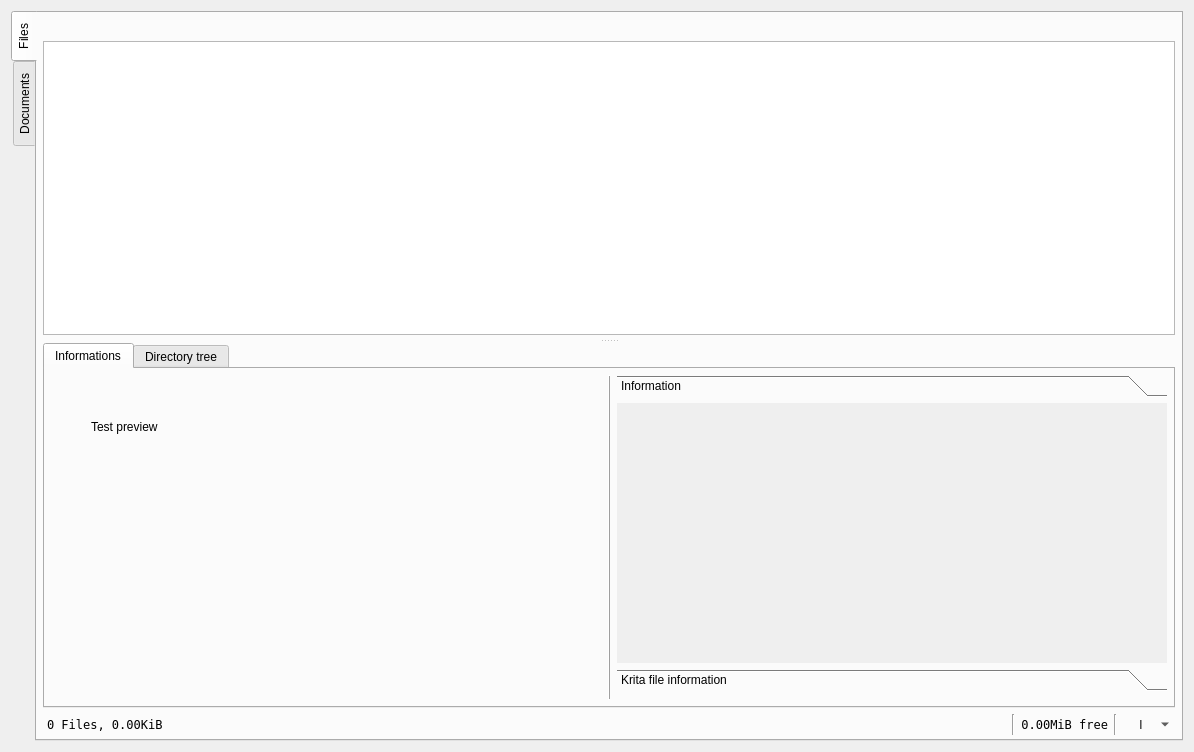
<?xml version="1.0" encoding="UTF-8"?>
<ui version="4.0">
 <class>Frame</class>
 <widget class="QFrame" name="Frame">
  <property name="geometry">
   <rect>
    <x>0</x>
    <y>0</y>
    <width>1194</width>
    <height>752</height>
   </rect>
  </property>
  <property name="windowTitle">
   <string>Frame</string>
  </property>
  <layout class="QVBoxLayout" name="verticalLayout_2">
   <item>
    <layout class="QVBoxLayout" name="verticalLayout">
     <item>
      <widget class="QTabWidget" name="tabMain">
       <property name="tabPosition">
        <enum>QTabWidget::West</enum>
       </property>
       <property name="currentIndex">
        <number>0</number>
       </property>
       <property name="movable">
        <bool>true</bool>
       </property>
       <widget class="QWidget" name="tabFiles">
        <attribute name="title">
         <string>Files</string>
        </attribute>
        <layout class="QVBoxLayout" name="verticalLayout_4">
         <property name="leftMargin">
          <number>2</number>
         </property>
         <property name="topMargin">
          <number>2</number>
         </property>
         <property name="rightMargin">
          <number>2</number>
         </property>
         <property name="bottomMargin">
          <number>2</number>
         </property>
         <item>
          <widget class="QWidget" name="wTop" native="true">
           <property name="sizePolicy">
            <sizepolicy hsizetype="Preferred" vsizetype="Preferred">
             <horstretch>0</horstretch>
             <verstretch>0</verstretch>
            </sizepolicy>
           </property>
           <property name="minimumSize">
            <size>
             <width>0</width>
             <height>20</height>
            </size>
           </property>
           <layout class="QVBoxLayout" name="verticalLayout_3">
            <property name="leftMargin">
             <number>6</number>
            </property>
            <property name="topMargin">
             <number>6</number>
            </property>
            <property name="rightMargin">
             <number>6</number>
            </property>
            <property name="bottomMargin">
             <number>0</number>
            </property>
            <item>
             <widget class="BCPathBar" name="framePathBar">
              <property name="sizePolicy">
               <sizepolicy hsizetype="Preferred" vsizetype="Preferred">
                <horstretch>0</horstretch>
                <verstretch>0</verstretch>
               </sizepolicy>
              </property>
              <property name="frameShape">
               <enum>QFrame::NoFrame</enum>
              </property>
              <property name="frameShadow">
               <enum>QFrame::Raised</enum>
              </property>
             </widget>
            </item>
           </layout>
          </widget>
         </item>
         <item>
          <widget class="QWidget" name="wMiddle" native="true">
           <property name="sizePolicy">
            <sizepolicy hsizetype="Preferred" vsizetype="MinimumExpanding">
             <horstretch>0</horstretch>
             <verstretch>0</verstretch>
            </sizepolicy>
           </property>
           <layout class="QHBoxLayout" name="horizontalLayout">
            <property name="leftMargin">
             <number>4</number>
            </property>
            <property name="topMargin">
             <number>0</number>
            </property>
            <property name="rightMargin">
             <number>4</number>
            </property>
            <property name="bottomMargin">
             <number>0</number>
            </property>
            <item>
             <widget class="QSplitter" name="splitterFiles">
              <property name="orientation">
               <enum>Qt::Vertical</enum>
              </property>
              <widget class="QStackedWidget" name="stackFiles">
               <property name="frameShape">
                <enum>QFrame::NoFrame</enum>
               </property>
               <property name="currentIndex">
                <number>0</number>
               </property>
               <widget class="QWidget" name="pageTvFiles">
                <layout class="QHBoxLayout" name="horizontalLayout_3">
                 <property name="leftMargin">
                  <number>0</number>
                 </property>
                 <property name="topMargin">
                  <number>0</number>
                 </property>
                 <property name="rightMargin">
                  <number>0</number>
                 </property>
                 <property name="bottomMargin">
                  <number>4</number>
                 </property>
                 <item>
                  <widget class="QTreeView" name="treeViewFiles">
                   <property name="alternatingRowColors">
                    <bool>true</bool>
                   </property>
                   <property name="selectionMode">
                    <enum>QAbstractItemView::MultiSelection</enum>
                   </property>
                   <property name="uniformRowHeights">
                    <bool>true</bool>
                   </property>
                   <property name="sortingEnabled">
                    <bool>true</bool>
                   </property>
                  </widget>
                 </item>
                </layout>
               </widget>
               <widget class="QWidget" name="pageLvThumbnails">
                <widget class="QLabel" name="label_5">
                 <property name="geometry">
                  <rect>
                   <x>40</x>
                   <y>50</y>
                   <width>89</width>
                   <height>24</height>
                  </rect>
                 </property>
                 <property name="text">
                  <string>Test thumb list</string>
                 </property>
                </widget>
               </widget>
              </widget>
              <widget class="QTabWidget" name="tabFilesDetails">
               <property name="tabShape">
                <enum>QTabWidget::Rounded</enum>
               </property>
               <property name="currentIndex">
                <number>0</number>
               </property>
               <property name="documentMode">
                <bool>false</bool>
               </property>
               <property name="movable">
                <bool>true</bool>
               </property>
               <widget class="QWidget" name="tabFilesDetailsInformations">
                <attribute name="title">
                 <string>Informations</string>
                </attribute>
                <layout class="QHBoxLayout" name="horizontalLayout_5">
                 <property name="leftMargin">
                  <number>6</number>
                 </property>
                 <property name="topMargin">
                  <number>6</number>
                 </property>
                 <property name="rightMargin">
                  <number>6</number>
                 </property>
                 <property name="bottomMargin">
                  <number>6</number>
                 </property>
                 <item>
                  <widget class="QFrame" name="frameFileInformation">
                   <property name="sizePolicy">
                    <sizepolicy hsizetype="Expanding" vsizetype="Expanding">
                     <horstretch>0</horstretch>
                     <verstretch>0</verstretch>
                    </sizepolicy>
                   </property>
                   <property name="frameShape">
                    <enum>QFrame::NoFrame</enum>
                   </property>
                   <property name="frameShadow">
                    <enum>QFrame::Raised</enum>
                   </property>
                   <widget class="QLabel" name="label_3">
                    <property name="geometry">
                     <rect>
                      <x>40</x>
                      <y>40</y>
                      <width>191</width>
                      <height>24</height>
                     </rect>
                    </property>
                    <property name="text">
                     <string>Test preview</string>
                    </property>
                   </widget>
                  </widget>
                 </item>
                 <item>
                  <widget class="Line" name="line_3">
                   <property name="frameShadow">
                    <enum>QFrame::Raised</enum>
                   </property>
                   <property name="lineWidth">
                    <number>1</number>
                   </property>
                   <property name="orientation">
                    <enum>Qt::Vertical</enum>
                   </property>
                  </widget>
                 </item>
                 <item>
                  <widget class="QWidget" name="widgetFilePreview" native="true">
                   <property name="sizePolicy">
                    <sizepolicy hsizetype="Expanding" vsizetype="Expanding">
                     <horstretch>0</horstretch>
                     <verstretch>0</verstretch>
                    </sizepolicy>
                   </property>
                   <layout class="QVBoxLayout" name="verticalLayout_5">
                    <property name="leftMargin">
                     <number>0</number>
                    </property>
                    <property name="topMargin">
                     <number>0</number>
                    </property>
                    <property name="rightMargin">
                     <number>0</number>
                    </property>
                    <item>
                     <widget class="QToolBox" name="toolBoxInfo">
                      <property name="frameShape">
                       <enum>QFrame::NoFrame</enum>
                      </property>
                      <property name="frameShadow">
                       <enum>QFrame::Plain</enum>
                      </property>
                      <property name="lineWidth">
                       <number>1</number>
                      </property>
                      <property name="midLineWidth">
                       <number>0</number>
                      </property>
                      <property name="currentIndex">
                       <number>0</number>
                      </property>
                      <widget class="QWidget" name="pageFileNfoGeneric">
                       <property name="geometry">
                        <rect>
                         <x>0</x>
                         <y>0</y>
                         <width>536</width>
                         <height>237</height>
                        </rect>
                       </property>
                       <attribute name="label">
                        <string>Information</string>
                       </attribute>
                      </widget>
                      <widget class="QWidget" name="pageFileNfoKra">
                       <property name="geometry">
                        <rect>
                         <x>0</x>
                         <y>0</y>
                         <width>536</width>
                         <height>199</height>
                        </rect>
                       </property>
                       <attribute name="label">
                        <string>Krita file information</string>
                       </attribute>
                      </widget>
                     </widget>
                    </item>
                   </layout>
                  </widget>
                 </item>
                </layout>
               </widget>
               <widget class="QWidget" name="tabFilesDetailsDirTree">
                <attribute name="title">
                 <string>Directory tree</string>
                </attribute>
                <layout class="QHBoxLayout" name="horizontalLayout_4">
                 <item>
                  <widget class="QTreeWidget" name="treewDirectoryTree">
                   <column>
                    <property name="text">
                     <string notr="true">1</string>
                    </property>
                   </column>
                  </widget>
                 </item>
                </layout>
               </widget>
              </widget>
             </widget>
            </item>
           </layout>
          </widget>
         </item>
         <item>
          <widget class="QWidget" name="wBottom" native="true">
           <property name="sizePolicy">
            <sizepolicy hsizetype="Preferred" vsizetype="Maximum">
             <horstretch>0</horstretch>
             <verstretch>0</verstretch>
            </sizepolicy>
           </property>
           <layout class="QHBoxLayout" name="horizontalLayout_2">
            <property name="leftMargin">
             <number>8</number>
            </property>
            <property name="topMargin">
             <number>0</number>
            </property>
            <property name="rightMargin">
             <number>8</number>
            </property>
            <property name="bottomMargin">
             <number>2</number>
            </property>
            <item>
             <widget class="QLabel" name="lblFileNfo">
              <property name="font">
               <font>
                <family>DejaVu Sans Mono</family>
                <pointsize>9</pointsize>
                <italic>false</italic>
               </font>
              </property>
              <property name="toolTip">
               <string>Number of [selected] files, Size of [selected] files</string>
              </property>
              <property name="statusTip">
               <string>Number of [selected] files, Size of [selected] files</string>
              </property>
              <property name="whatsThis">
               <string>Number of [selected] files, Size of [selected] files</string>
              </property>
              <property name="text">
               <string>0 Files, 0.00KiB</string>
              </property>
             </widget>
            </item>
            <item>
             <widget class="Line" name="line_2">
              <property name="orientation">
               <enum>Qt::Vertical</enum>
              </property>
             </widget>
            </item>
            <item>
             <widget class="QLabel" name="lblDiskNfo">
              <property name="sizePolicy">
               <sizepolicy hsizetype="Maximum" vsizetype="Preferred">
                <horstretch>0</horstretch>
                <verstretch>0</verstretch>
               </sizepolicy>
              </property>
              <property name="font">
               <font>
                <family>DejaVu Sans Mono</family>
                <pointsize>9</pointsize>
               </font>
              </property>
              <property name="toolTip">
               <string>Free space available on disk</string>
              </property>
              <property name="statusTip">
               <string>Free space available on disk</string>
              </property>
              <property name="whatsThis">
               <string>Free space available on disk</string>
              </property>
              <property name="text">
               <string>0.00MiB free</string>
              </property>
              <property name="alignment">
               <set>Qt::AlignRight|Qt::AlignTrailing|Qt::AlignVCenter</set>
              </property>
             </widget>
            </item>
            <item>
             <widget class="Line" name="line">
              <property name="orientation">
               <enum>Qt::Vertical</enum>
              </property>
             </widget>
            </item>
            <item>
             <widget class="QToolButton" name="btTabFilesLayoutModel">
              <property name="sizePolicy">
               <sizepolicy hsizetype="Maximum" vsizetype="Fixed">
                <horstretch>0</horstretch>
                <verstretch>0</verstretch>
               </sizepolicy>
              </property>
              <property name="maximumSize">
               <size>
                <width>48</width>
                <height>16777215</height>
               </size>
              </property>
              <property name="baseSize">
               <size>
                <width>32</width>
                <height>32</height>
               </size>
              </property>
              <property name="cursor">
               <cursorShape>PointingHandCursor</cursorShape>
              </property>
              <property name="toolTip">
               <string>Reset default layout</string>
              </property>
              <property name="statusTip">
               <string>Reset default layout</string>
              </property>
              <property name="whatsThis">
               <string>Reset default layout</string>
              </property>
              <property name="text">
               <string>l</string>
              </property>
              <property name="popupMode">
               <enum>QToolButton::MenuButtonPopup</enum>
              </property>
              <property name="toolButtonStyle">
               <enum>Qt::ToolButtonIconOnly</enum>
              </property>
              <property name="autoRaise">
               <bool>true</bool>
              </property>
              <property name="arrowType">
               <enum>Qt::NoArrow</enum>
              </property>
             </widget>
            </item>
           </layout>
          </widget>
         </item>
        </layout>
       </widget>
       <widget class="QWidget" name="tabDocuments">
        <attribute name="title">
         <string>Documents</string>
        </attribute>
       </widget>
      </widget>
     </item>
    </layout>
   </item>
  </layout>
 </widget>
 <customwidgets>
  <customwidget>
   <class>BCPathBar</class>
   <extends>QFrame</extends>
   <header>bulicommander.bc.bcpathbar</header>
   <container>1</container>
  </customwidget>
 </customwidgets>
 <resources/>
 <connections/>
</ui>
